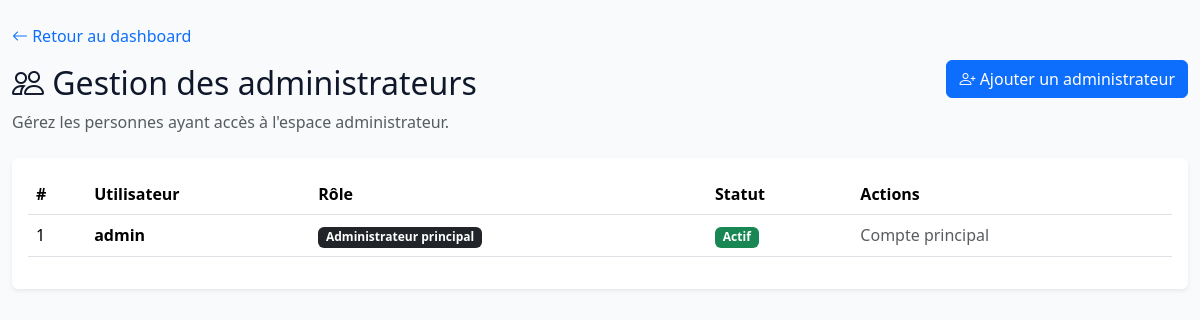
/admin/administrators (signed in), run on the app's committed database.
### app.py (models this page shows, shortened)
class Admin(db.Model, UserMixin):
    id = db.Column(
        db.Integer,
        primary_key=True
    )
    username = db.Column(
        db.String(100),
        unique=True,
        nullable=False
    )
    password = db.Column(
        db.String(255),
        nullable=False
    )
    role = db.Column(
        db.String(30),
        default="admin",
        nullable=False
    )
    is_active = db.Column(
        db.Boolean,
        default=True,
        nullable=False
    )

### app.py (the view)
@app.route("/admin/administrators")
@principal_required
def administrators():
    admins = Admin.query.order_by(
        Admin.id.asc()
    ).all()
    return render_template(
        "admins.html",
        admins=admins
    )

### app.py (called while the page is built, shortened)
@login_manager.user_loader
def load_user(user_id):
    try:
        user_type, numeric_id = user_id.split(
            ":",
            1
        )
        numeric_id = int(numeric_id)
    except (
        AttributeError,
        ValueError
    ):
        return None
    if user_type == "admin":
        return db.session.get(
            Admin,
            numeric_id
        )

@app.before_request
def check_report_logout():
    logout_at = session.get(
        "logout_at"
    )
    if not logout_at:
        return

def admin_required(function):
    @wraps(function)
    @login_required
    def decorated_function(*args, **kwargs):
        return function(
            *args,
            **kwargs
        )
    return decorated_function

def principal_required(function):
    @wraps(function)
    @admin_required
    def decorated_function(*args, **kwargs):
        return function(
            *args,
            **kwargs
        )
    return decorated_function

### templates/admins.html (shortened to what this page needs)
<!DOCTYPE html>
<html lang="fr">
<head>
    <link href="https://cdn.jsdelivr.net/npm/bootstrap@5.3.3/dist/css/bootstrap.min.css"
          rel="stylesheet">
    <link rel="stylesheet"
          href="https://cdn.jsdelivr.net/npm/bootstrap-icons@1.11.3/font/bootstrap-icons.min.css">
    <link rel="stylesheet"
          href="{{ url_for('static', filename='css/admin_dashboard.css') }}">
</head>
<body>
<div class="container-fluid py-4">
    <div class="d-flex justify-content-between align-items-center mb-4">
        <div>
            <a href="{{ url_for('admin_dashboard') }}"
               class="text-decoration-none">
                <i class="bi bi-arrow-left"></i>
                Retour au dashboard
            </a>
            <h2 class="mt-3">
                <i class="bi bi-people"></i>
                Gestion des administrateurs
            </h2>
            <p class="text-muted mb-0">
                Gérez les personnes ayant accès à l'espace administrateur.
            </p>
        </div>
        <button class="btn btn-primary"
                data-bs-toggle="modal"
                data-bs-target="#addAdminModal">
            <i class="bi bi-person-plus"></i>
            Ajouter un administrateur
        </button>
    </div>
    <div class="card border-0 shadow-sm">
        <div class="card-body">
            <div class="table-responsive">
                <table class="table align-middle">
                    <thead>
                        <tr>
                            <th>#</th>
                            <th>Utilisateur</th>
                            <th>Rôle</th>
                            <th>Statut</th>
                            <th>Actions</th>
                        </tr>
                    </thead>
                    <tbody>
                    {% for admin in admins %}
                        <tr>
                            <td>
                                {{ admin.id }}
                            </td>
                            <td>
                                <strong>
                                    {{ admin.username }}
                                </strong>
                            </td>
                            <td>
                                {% if admin.role == "principal" %}
                                    <span class="badge bg-dark">
                                        Administrateur principal
                                    </span>
                                {% else %}
                                    <span class="badge bg-primary">
                                        Administrateur
                                    </span>
                                {% endif %}
                            </td>
                            <td>
                                {% if admin.is_active %}
                                    <span class="badge bg-success">
                                        Actif
                                    </span>
                                {% else %}
                                    <span class="badge bg-danger">
                                        Désactivé
                                    </span>
                                {% endif %}
                            </td>
                            <td>
                                {% if admin.role != "principal" %}
                                    <form method="POST"
                                          action="{{ url_for('toggle_admin', admin_id=admin.id) }}"
                                          class="d-inline">
                                        {% if admin.is_active %}
                                            <button type="submit"
                                                    class="btn btn-sm btn-warning">
                                                <i class="bi bi-person-x"></i>
                                                Désactiver
                                            </button>
                                        {% else %}
                                            <button type="submit"
                                                    class="btn btn-sm btn-success">
                                                <i class="bi bi-person-check"></i>
                                                Activer
                                            </button>
                                        {% endif %}
                                    </form>
                                    <form method="POST"
                                          action="{{ url_for('delete_admin', admin_id=admin.id) }}"
                                          class="d-inline"
                                          onsubmit="return confirm('Voulez-vous vraiment supprimer cet administrateur ?');">
                                        <button type="submit"
                                                class="btn btn-sm btn-danger">
                                            <i class="bi bi-trash"></i>
                                            Supprimer
                                        </button>
                                    </form>
                                {% else %}
                                    <span class="text-muted">
                                        Compte principal
                                    </span>
                                {% endif %}
                            </td>
                        </tr>
                    {% endfor %}
                    </tbody>
                </table>
            </div>
        </div>
    </div>
</div>
</body>
</html>

### static/css/admin_dashboard.css (style rules this page uses)
* { margin: 0; padding: 0; box-sizing: border-box; }
:root { --primary: #0b5ed7; --primary-dark: #084298; --primary-light: #eaf2ff; --dark: #0f172a; --dark-light: #1e293b; --text: #64748b; --border: #e2e8f0; --white: #ffffff; --background: #f8fafc; --success: #16a34a; --warning: #f59e0b; --danger: #dc2626; }
html { scroll-behavior: smooth; }
body { background: var(--background); color: var(--dark); font-family: "Segoe UI", sans-serif; }

### data on the page
Admin: id "1", username "admin", role "Administrateur principal", is_active "Actif"
